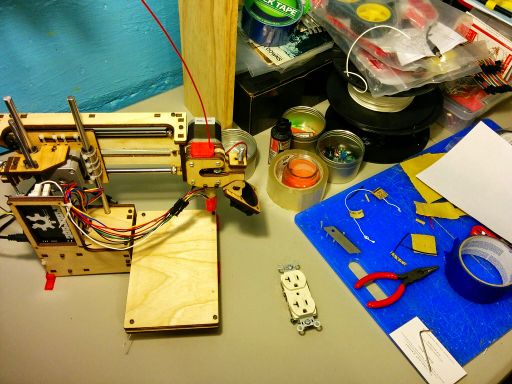
#> input picture outlet-test.jpg, 512 x 384 px
$ python outlet-ocv2.py
#> lines starting #> are read from the running program, lines starting #| are printed output that depends on the picture; after the words box and inside, x2 and y2 are one past the last pixel; in counts of white or black regions, pixels touching at a corner belong together
import cv2, sys

faceCascade = cv2.CascadeClassifier("outlet.xml")
image = cv2.imread("outlet-test.jpg")
#> image is the input picture: shape (384, 512, 3); mean B, G, R 96.2, 126.1, 129.8
gray = cv2.cvtColor(image, cv2.COLOR_BGR2GRAY)
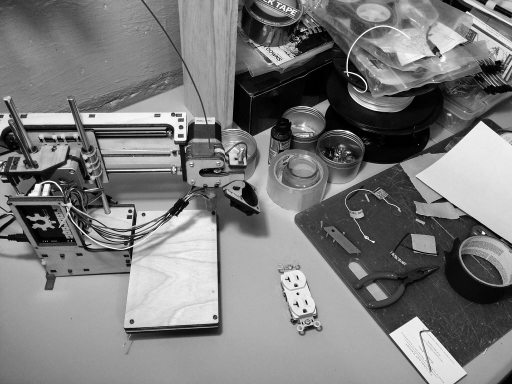
#> gray: shape (384, 512); min 0, max 255, mean 123.8
faces = faceCascade.detectMultiScale(gray, scaleFactor=1.1, minNeighbors=5, minSize=(30, 30))
#> faces = [[270, 265, 56, 56]]
for (x, y, w, h) in faces:
	cv2.rectangle(image, (x, y), (x+w, y+h), (255, 255, 127), 2)
#> this loop made 1 pass
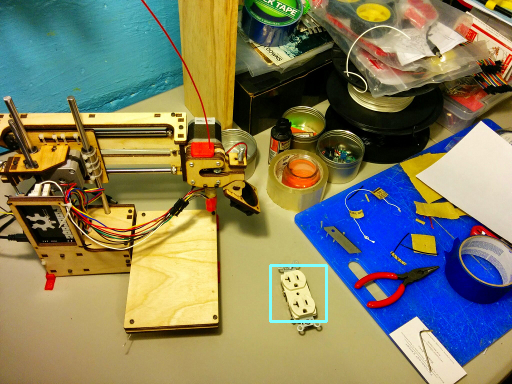
#> image: shape (384, 512, 3); 0.34% of pixels changed, all inside (x1, y1, x2, y2) = (269, 264, 328, 323)
cv2.imshow("Output" ,image)
cv2.waitKey(0)

$ run again, with 2.jpg copied over outlet-test.jpg
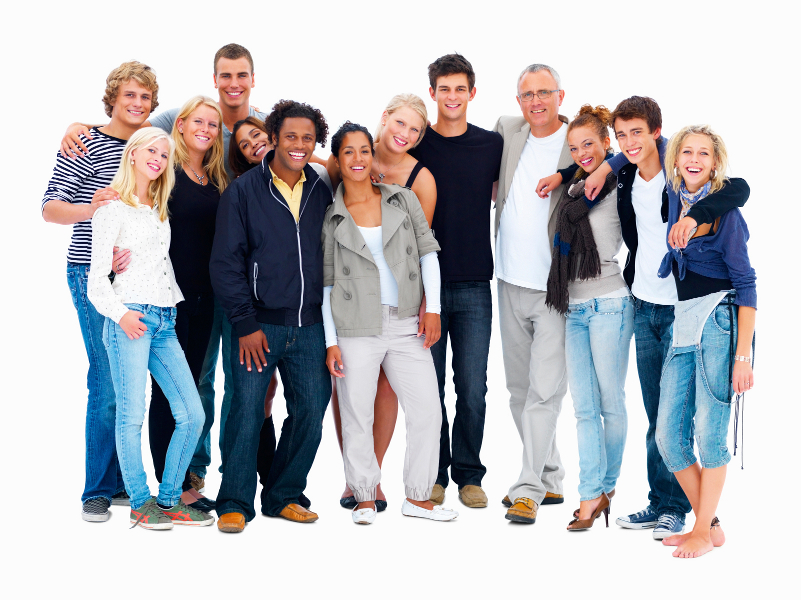
#> input picture 2.jpg, 801 x 600 px
#> image is the input picture: shape (600, 801, 3); mean B, G, R 186.5, 182, 181.7
#> `gray = cv2.cvtColor(image, cv2.COLOR_BGR2GRAY)`:
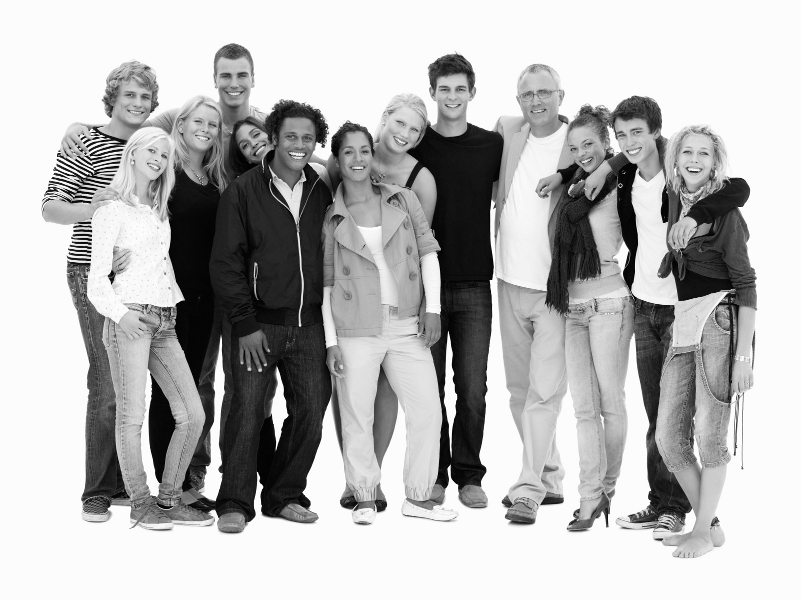
#> gray: shape (600, 801); min 0, max 255, mean 182.4
#> faces = ()

$ run again, with people.jpg copied over outlet-test.jpg
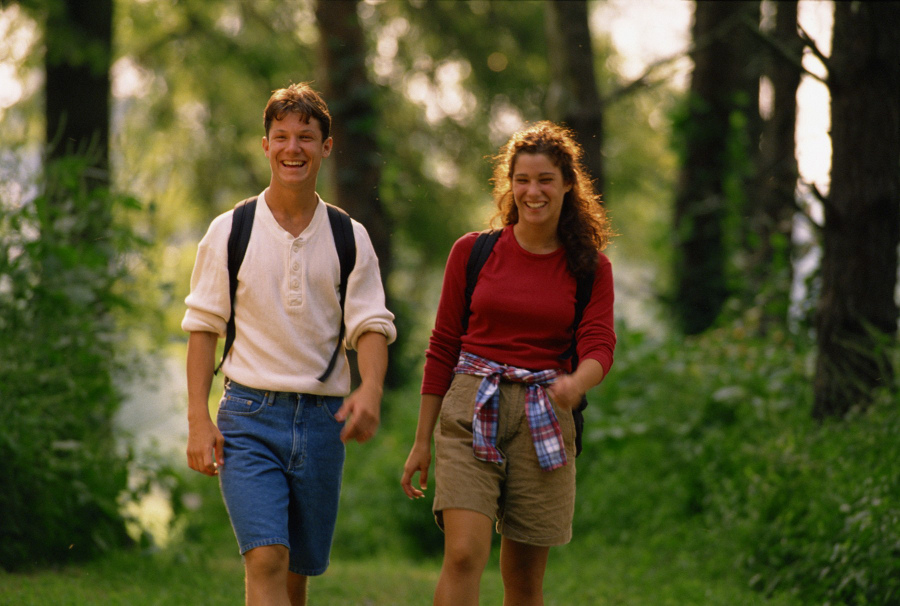
#> input picture people.jpg, 900 x 606 px
#> image is the input picture: shape (606, 900, 3); mean B, G, R 47.8, 82.4, 84.8
#> `gray = cv2.cvtColor(image, cv2.COLOR_BGR2GRAY)`:
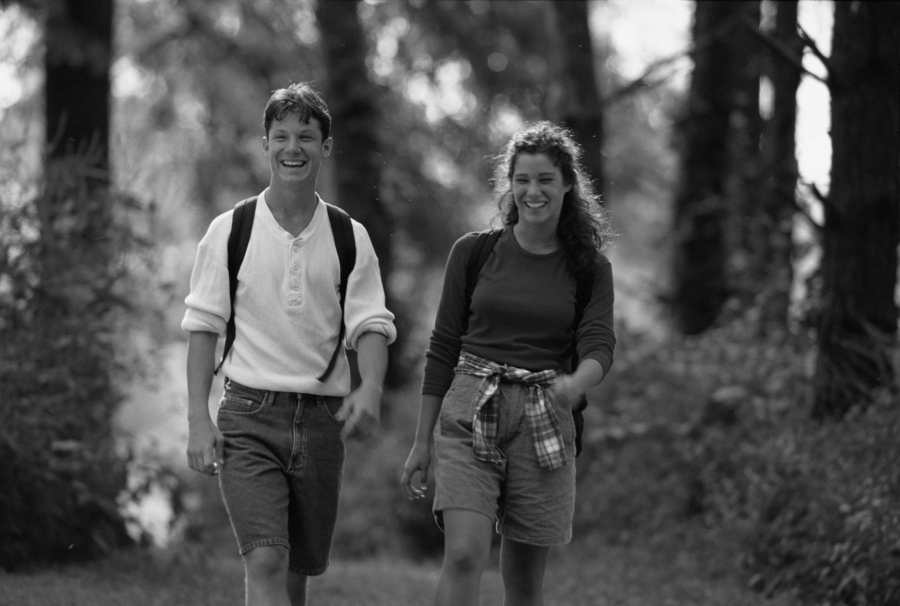
#> gray: shape (606, 900); min 2, max 248, mean 79.2
#> faces = ()
